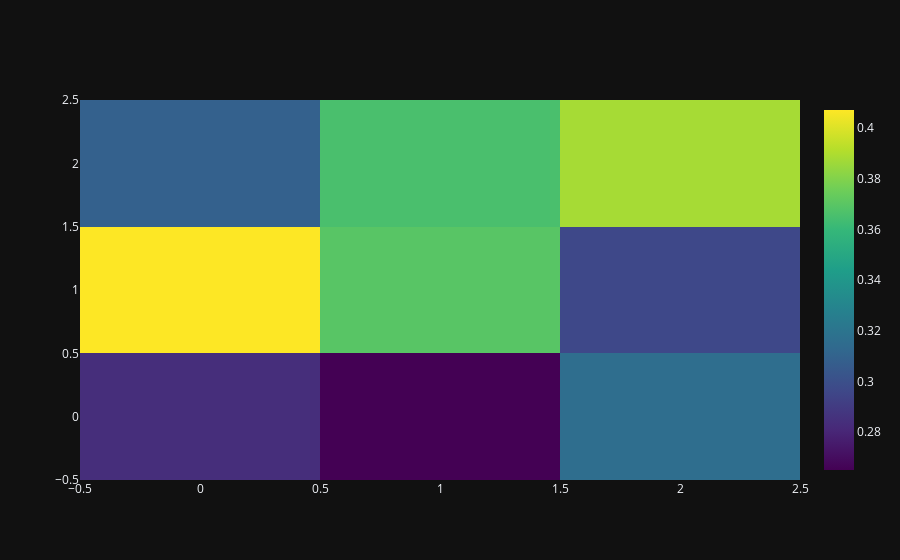

The code cell stored with this chart in its notebook:
### Code cell
import plotly.express as px
import plotly.graph_objects as go


tiers = errors.reset_index().pivot_table(values='index', index='labels', columns='error_tier', aggfunc='count')
tiers = tiers / tiers.sum(0)

 #aggfunc=lambda x: len(x.unique()))

fig = go.Figure(data=go.Heatmap(
        z=tiers.values,
        x=tiers.index,
        y=tiers.columns,
        colorscale='Viridis'))
fig.show()
# px.imshow(tiers / tiers.sum(0), colorscale='Viridis')

### Figure 1 — Plotly figure (JSON) as saved in the notebook; plotly's stock layout.template omitted (floating-point values rounded to 4 significant figures)
{"data": [{"colorscale": [[0, "#440154"], [0.1111, "#482878"], [0.2222, "#3e4989"], [0.3333, "#31688e"], [0.4444, "#26828e"], [0.5556, "#1f9e89"], [0.6667, "#35b779"], [0.7778, "#6ece58"], [0.8889, "#b5de2b"], [1, "#fde725"]], "type": "heatmap", "x": [0, 1, 2], "y": [0, 1, 2], "z": [[0.2838, 0.265, 0.3159], [0.4072, 0.3695, 0.2962], [0.309, 0.3655, 0.3879]]}], "layout": {"autosize": true, "xaxis": {"autorange": true, "range": [-0.5, 2.5], "type": "linear"}, "yaxis": {"autorange": true, "range": [-0.5, 2.5], "type": "linear"}}}
